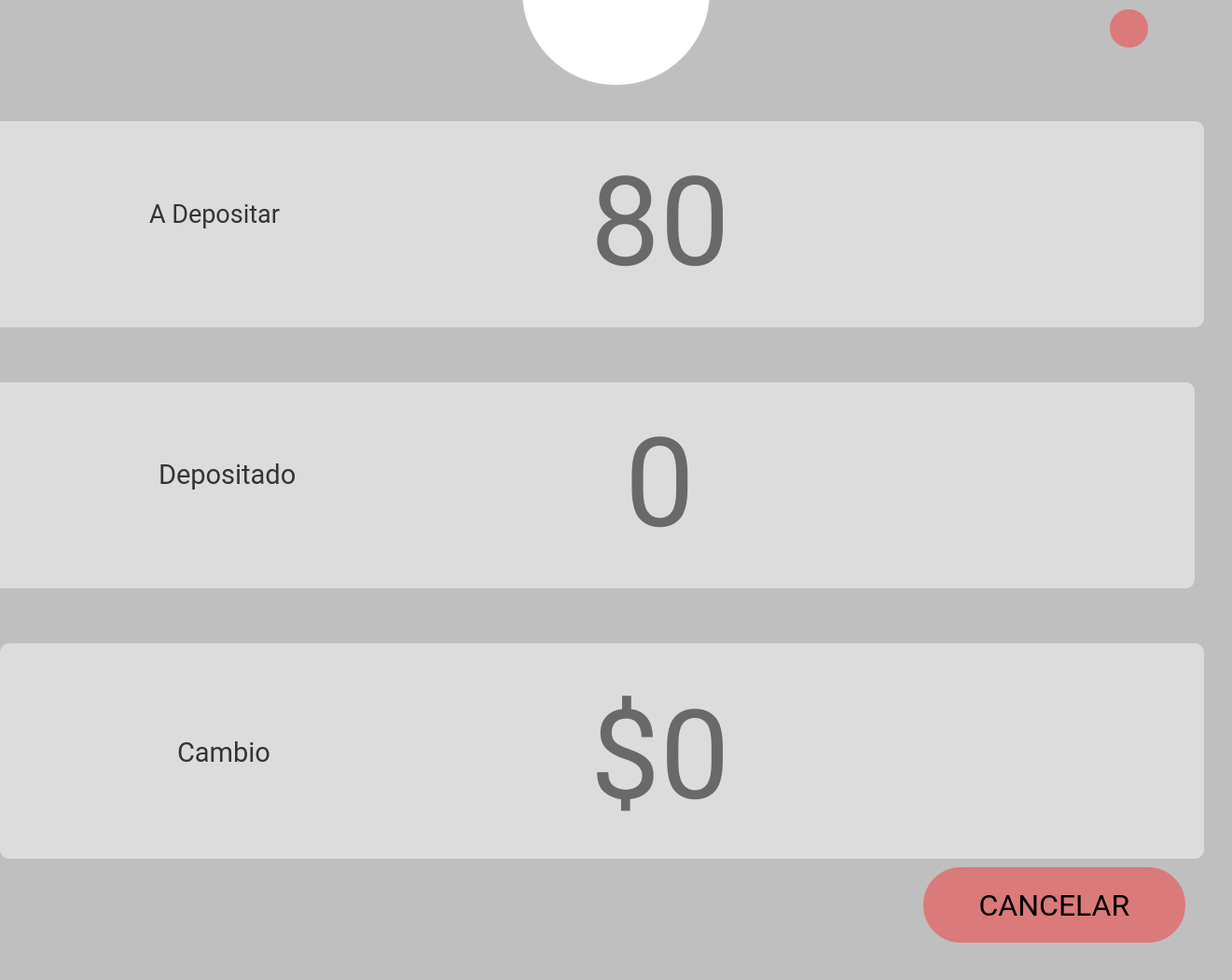
    <widget class="QGroupBox" name="groupBox_3">
     <property name="geometry">
      <rect>
       <x>370</x>
       <y>10</y>
       <width>1321</width>
       <height>1051</height>
      </rect>
     </property>
     <property name="styleSheet">
      <string notr="true">background-color:rgb(191, 191, 191)
;border-radius:10%;</string>
     </property>
     <property name="title">
      <string/>
     </property>
     <widget class="QGroupBox" name="gcobrar">
      <property name="geometry">
       <rect>
        <x>-10</x>
        <y>130</y>
        <width>1301</width>
        <height>221</height>
       </rect>
      </property>
      <property name="styleSheet">
       <string notr="true">background-color: rgb(128, 128, 128);
background-color:rgb(220, 220, 220);
border-radius:10%;</string>
      </property>
      <property name="title">
       <string/>
      </property>
      <widget class="QLabel" name="label_80">
       <property name="geometry">
        <rect>
         <x>-29</x>
         <y>-40</y>
         <width>251</width>
         <height>21</height>
        </rect>
       </property>
       <property name="font">
        <font>
         <family>Sans Serif</family>
         <pointsize>16</pointsize>
         <weight>75</weight>
         <italic>false</italic>
         <bold>true</bold>
        </font>
       </property>
       <property name="styleSheet">
        <string notr="true">background-color:transparent;
color:rgb(101, 179, 0)</string>
       </property>
       <property name="text">
        <string/>
       </property>
      </widget>
      <widget class="QWidget" name="layoutWidget_12">
       <property name="geometry">
        <rect>
         <x>410</x>
         <y>20</y>
         <width>541</width>
         <height>177</height>
        </rect>
       </property>
       <layout class="QGridLayout" name="gridLayout_10">
        <item row="0" column="7">
         <widget class="QLabel" name="label_10">
          <property name="text">
           <string/>
          </property>
         </widget>
        </item>
        <item row="0" column="1">
         <spacer name="horizontalSpacer_19">
          <property name="orientation">
           <enum>Qt::Horizontal</enum>
          </property>
          <property name="sizeHint" stdset="0">
           <size>
            <width>40</width>
            <height>20</height>
           </size>
          </property>
         </spacer>
        </item>
        <item row="0" column="5">
         <spacer name="horizontalSpacer_20">
          <property name="orientation">
           <enum>Qt::Horizontal</enum>
          </property>
          <property name="sizeHint" stdset="0">
           <size>
            <width>40</width>
            <height>20</height>
           </size>
          </property>
         </spacer>
        </item>
        <item row="0" column="3" colspan="2">
         <widget class="QLabel" name="lcobrar">
          <property name="sizePolicy">
           <sizepolicy hsizetype="MinimumExpanding" vsizetype="Preferred">
            <horstretch>0</horstretch>
            <verstretch>0</verstretch>
           </sizepolicy>
          </property>
          <property name="maximumSize">
           <size>
            <width>620</width>
            <height>16777212</height>
           </size>
          </property>
          <property name="font">
           <font>
            <family>Roboto</family>
            <pointsize>100</pointsize>
            <weight>50</weight>
            <italic>false</italic>
            <bold>false</bold>
           </font>
          </property>
          <property name="styleSheet">
           <string notr="true">background-color:rgb(220, 220,220);
color:rgb(105,105,105);
border-radius:40%</string>
          </property>
          <property name="lineWidth">
           <number>3</number>
          </property>
          <property name="text">
           <string>80</string>
          </property>
         </widget>
        </item>
        <item row="0" column="2">
         <widget class="QPushButton" name="bconfirmar_3">
          <property name="font">
           <font>
            <family>Roboto</family>
            <pointsize>24</pointsize>
            <weight>50</weight>
            <italic>false</italic>
            <bold>false</bold>
            <underline>false</underline>
           </font>
          </property>
          <property name="styleSheet">
           <string notr="true">background-color:transparent;
color:rgb(0, 0, 0);
border-radius:40%</string>
          </property>
          <property name="text">
           <string/>
          </property>
          <property name="icon">
           <iconset>
            <normaloff>iconos/dol.png</normaloff>iconos/dol.png</iconset>
          </property>
          <property name="iconSize">
           <size>
            <width>50</width>
            <height>50</height>
           </size>
          </property>
         </widget>
        </item>
       </layout>
      </widget>
      <widget class="QLabel" name="he_4">
       <property name="geometry">
        <rect>
         <x>170</x>
         <y>60</y>
         <width>241</width>
         <height>78</height>
        </rect>
       </property>
       <property name="font">
        <font>
         <family>Roboto</family>
         <pointsize>20</pointsize>
         <weight>50</weight>
         <italic>false</italic>
         <bold>false</bold>
        </font>
       </property>
       <property name="styleSheet">
        <string notr="true">background-color:transparent;
color:rgb(52, 52, 52)
</string>
       </property>
       <property name="text">
        <string>A Depositar</string>
       </property>
      </widget>
     </widget>
     <widget class="QGroupBox" name="gdepositar">
      <property name="geometry">
       <rect>
        <x>-20</x>
        <y>410</y>
        <width>1301</width>
        <height>221</height>
       </rect>
      </property>
      <property name="styleSheet">
       <string notr="true">background-color: rgb(128, 128, 128);
background-color:rgb(220, 220, 220);
border-radius:10%;</string>
      </property>
      <property name="title">
       <string/>
      </property>
      <widget class="QLabel" name="label_82">
       <property name="geometry">
        <rect>
         <x>-29</x>
         <y>-40</y>
         <width>251</width>
         <height>21</height>
        </rect>
       </property>
       <property name="font">
        <font>
         <family>Sans Serif</family>
         <pointsize>16</pointsize>
         <weight>75</weight>
         <italic>false</italic>
         <bold>true</bold>
        </font>
       </property>
       <property name="styleSheet">
        <string notr="true">background-color:transparent;
color:rgb(101, 179, 0)</string>
       </property>
       <property name="text">
        <string/>
       </property>
      </widget>
      <widget class="QWidget" name="layoutWidget_13">
       <property name="geometry">
        <rect>
         <x>420</x>
         <y>20</y>
         <width>541</width>
         <height>177</height>
        </rect>
       </property>
       <layout class="QGridLayout" name="gridLayout_14">
        <item row="0" column="5">
         <spacer name="horizontalSpacer_32">
          <property name="orientation">
           <enum>Qt::Horizontal</enum>
          </property>
          <property name="sizeHint" stdset="0">
           <size>
            <width>40</width>
            <height>20</height>
           </size>
          </property>
         </spacer>
        </item>
        <item row="0" column="0">
         <spacer name="horizontalSpacer_31">
          <property name="orientation">
           <enum>Qt::Horizontal</enum>
          </property>
          <property name="sizeHint" stdset="0">
           <size>
            <width>40</width>
            <height>20</height>
           </size>
          </property>
         </spacer>
        </item>
        <item row="0" column="6">
         <widget class="QLabel" name="label_11">
          <property name="text">
           <string/>
          </property>
         </widget>
        </item>
        <item row="0" column="2" colspan="3">
         <widget class="QLabel" name="ldepositar">
          <property name="sizePolicy">
           <sizepolicy hsizetype="MinimumExpanding" vsizetype="Preferred">
            <horstretch>0</horstretch>
            <verstretch>0</verstretch>
           </sizepolicy>
          </property>
          <property name="maximumSize">
           <size>
            <width>620</width>
            <height>16777212</height>
           </size>
          </property>
          <property name="font">
           <font>
            <family>Roboto</family>
            <pointsize>100</pointsize>
            <weight>50</weight>
            <italic>false</italic>
            <bold>false</bold>
           </font>
          </property>
          <property name="styleSheet">
           <string notr="true">background-color:rgb(220, 220,220);
color:rgb(105,105,105);
border-radius:40%</string>
          </property>
          <property name="lineWidth">
           <number>3</number>
          </property>
          <property name="text">
           <string>0</string>
          </property>
         </widget>
        </item>
        <item row="0" column="1">
         <widget class="QPushButton" name="bconfirmar_4">
          <property name="font">
           <font>
            <family>Roboto</family>
            <pointsize>24</pointsize>
            <weight>50</weight>
            <italic>false</italic>
            <bold>false</bold>
            <underline>false</underline>
           </font>
          </property>
          <property name="styleSheet">
           <string notr="true">background-color:transparent;
color:rgb(0, 0, 0);
border-radius:40%</string>
          </property>
          <property name="text">
           <string/>
          </property>
          <property name="icon">
           <iconset>
            <normaloff>iconos/dol.png</normaloff>iconos/dol.png</iconset>
          </property>
          <property name="iconSize">
           <size>
            <width>50</width>
            <height>50</height>
           </size>
          </property>
         </widget>
        </item>
       </layout>
      </widget>
      <widget class="QLabel" name="he_6">
       <property name="geometry">
        <rect>
         <x>190</x>
         <y>80</y>
         <width>147</width>
         <height>38</height>
        </rect>
       </property>
       <property name="font">
        <font>
         <family>Roboto</family>
         <pointsize>22</pointsize>
         <weight>50</weight>
         <italic>false</italic>
         <bold>false</bold>
        </font>
       </property>
       <property name="styleSheet">
        <string notr="true">background-color:transparent;
color:rgb(52, 52, 52)
</string>
       </property>
       <property name="text">
        <string>Depositado</string>
       </property>
      </widget>
     </widget>
     <widget class="QLabel" name="label_154">
      <property name="geometry">
       <rect>
        <x>560</x>
        <y>-120</y>
        <width>201</width>
        <height>211</height>
       </rect>
      </property>
      <property name="font">
       <font>
        <family>Sans Serif</family>
        <pointsize>8</pointsize>
        <weight>75</weight>
        <bold>true</bold>
       </font>
      </property>
      <property name="styleSheet">
       <string notr="true">background-color: rgb(255, 255, 255);
border-radius:100%;</string>
      </property>
      <property name="lineWidth">
       <number>3</number>
      </property>
      <property name="text">
       <string/>
      </property>
      <property name="textFormat">
       <enum>Qt::PlainText</enum>
      </property>
      <property name="scaledContents">
       <bool>true</bool>
      </property>
     </widget>
     <widget class="QLabel" name="label_95">
      <property name="geometry">
       <rect>
        <x>610</x>
        <y>0</y>
        <width>101</width>
        <height>71</height>
       </rect>
      </property>
      <property name="font">
       <font>
        <family>Sans Serif</family>
        <pointsize>8</pointsize>
        <weight>75</weight>
        <bold>true</bold>
       </font>
      </property>
      <property name="styleSheet">
       <string notr="true">background-color:transparent;
color:white</string>
      </property>
      <property name="frameShape">
       <enum>QFrame::NoFrame</enum>
      </property>
      <property name="frameShadow">
       <enum>QFrame::Sunken</enum>
      </property>
      <property name="lineWidth">
       <number>3</number>
      </property>
      <property name="text">
       <string/>
      </property>
      <property name="textFormat">
       <enum>Qt::PlainText</enum>
      </property>
      <property name="pixmap">
       <pixmap>iconos/logoPTIP.jpg</pixmap>
      </property>
      <property name="scaledContents">
       <bool>true</bool>
      </property>
     </widget>
     <widget class="QPushButton" name="bayudaCliente">
      <property name="geometry">
       <rect>
        <x>1190</x>
        <y>10</y>
        <width>41</width>
        <height>41</height>
       </rect>
      </property>
      <property name="font">
       <font>
        <family>Roboto</family>
        <pointsize>24</pointsize>
        <weight>50</weight>
        <italic>false</italic>
        <bold>false</bold>
        <underline>false</underline>
       </font>
      </property>
      <property name="toolTip">
       <string>Ayuda</string>
      </property>
      <property name="toolTipDuration">
       <number>3</number>
      </property>
      <property name="whatsThis">
       <string extracomment="help"/>
      </property>
      <property name="styleSheet">
       <string notr="true">background-color:rgb(219, 122, 122);
color:rgb(0, 0, 0);
border-radius:20%</string>
      </property>
      <property name="text">
       <string/>
      </property>
      <property name="icon">
       <iconset>
        <normaloff>iconos/help-round-button.png</normaloff>iconos/help-round-button.png</iconset>
      </property>
      <property name="iconSize">
       <size>
        <width>40</width>
        <height>40</height>
       </size>
      </property>
     </widget>
     <widget class="QPushButton" name="bcancelarPago">
      <property name="geometry">
       <rect>
        <x>990</x>
        <y>930</y>
        <width>281</width>
        <height>81</height>
       </rect>
      </property>
      <property name="font">
       <font>
        <family>Roboto</family>
        <pointsize>24</pointsize>
        <weight>50</weight>
        <italic>false</italic>
        <bold>false</bold>
        <underline>false</underline>
       </font>
      </property>
      <property name="styleSheet">
       <string notr="true">background-color:rgb(219, 122, 122);
color:rgb(0, 0, 0);
border-radius:40%</string>
      </property>
      <property name="text">
       <string>CANCELAR</string>
      </property>
      <property name="icon">
       <iconset>
        <normaloff>iconos/cancel.png</normaloff>iconos/cancel.png</iconset>
      </property>
      <property name="iconSize">
       <size>
        <width>40</width>
        <height>40</height>
       </size>
      </property>
     </widget>
     <widget class="QGroupBox" name="gcambio">
      <property name="geometry">
       <rect>
        <x>0</x>
        <y>690</y>
        <width>1291</width>
        <height>231</height>
       </rect>
      </property>
      <property name="styleSheet">
       <string notr="true">background-color: rgb(128, 128, 128);
background-color:rgb(220, 220, 220);
border-radius:10%;</string>
      </property>
      <property name="title">
       <string/>
      </property>
      <widget class="QLabel" name="label_96">
       <property name="geometry">
        <rect>
         <x>-29</x>
         <y>-40</y>
         <width>251</width>
         <height>21</height>
        </rect>
       </property>
       <property name="font">
        <font>
         <family>Sans Serif</family>
         <pointsize>16</pointsize>
         <weight>75</weight>
         <italic>false</italic>
         <bold>true</bold>
        </font>
       </property>
       <property name="styleSheet">
        <string notr="true">background-color:transparent;
color:rgb(101, 179, 0)</string>
       </property>
       <property name="text">
        <string/>
       </property>
      </widget>
      <widget class="QWidget" name="layoutWidget_14">
       <property name="geometry">
        <rect>
         <x>400</x>
         <y>30</y>
         <width>541</width>
         <height>181</height>
        </rect>
       </property>
       <layout class="QGridLayout" name="gridLayout_15">
        <item row="0" column="4">
         <spacer name="horizontalSpacer_40">
          <property name="orientation">
           <enum>Qt::Horizontal</enum>
          </property>
          <property name="sizeHint" stdset="0">
           <size>
            <width>40</width>
            <height>20</height>
           </size>
          </property>
         </spacer>
        </item>
        <item row="0" column="0">
         <spacer name="horizontalSpacer_39">
          <property name="orientation">
           <enum>Qt::Horizontal</enum>
          </property>
          <property name="sizeHint" stdset="0">
           <size>
            <width>40</width>
            <height>20</height>
           </size>
          </property>
         </spacer>
        </item>
        <item row="0" column="5">
         <widget class="QLabel" name="label_13">
          <property name="text">
           <string/>
          </property>
         </widget>
        </item>
        <item row="0" column="2" colspan="2">
         <widget class="QLabel" name="lcambio">
          <property name="sizePolicy">
           <sizepolicy hsizetype="MinimumExpanding" vsizetype="Preferred">
            <horstretch>0</horstretch>
            <verstretch>0</verstretch>
           </sizepolicy>
          </property>
          <property name="maximumSize">
           <size>
            <width>620</width>
            <height>16777212</height>
           </size>
          </property>
          <property name="font">
           <font>
            <family>Roboto</family>
            <pointsize>100</pointsize>
            <weight>50</weight>
            <italic>false</italic>
            <bold>false</bold>
           </font>
          </property>
          <property name="styleSheet">
           <string notr="true">background-color:rgb(220, 220,220);
color:rgb(105,105,105);
border-radius:40%</string>
          </property>
          <property name="lineWidth">
           <number>3</number>
          </property>
          <property name="text">
           <string>$0</string>
          </property>
         </widget>
        </item>
        <item row="0" column="1">
         <widget class="QPushButton" name="bconfirmar_5">
          <property name="font">
           <font>
            <family>Roboto</family>
            <pointsize>24</pointsize>
            <weight>50</weight>
            <italic>false</italic>
            <bold>false</bold>
            <underline>false</underline>
           </font>
          </property>
          <property name="styleSheet">
           <string notr="true">background-color:transparent;
color:rgb(0, 0, 0);
border-radius:40%</string>
          </property>
          <property name="text">
           <string/>
          </property>
          <property name="icon">
           <iconset>
            <normaloff>iconos/dol.png</normaloff>iconos/dol.png</iconset>
          </property>
          <property name="iconSize">
           <size>
            <width>50</width>
            <height>50</height>
           </size>
          </property>
         </widget>
        </item>
       </layout>
      </widget>
      <widget class="QLabel" name="aviso1">
       <property name="geometry">
        <rect>
         <x>960</x>
         <y>100</y>
         <width>321</width>
         <height>41</height>
        </rect>
       </property>
       <property name="font">
        <font>
         <family>Roboto Condensed</family>
         <pointsize>18</pointsize>
         <weight>50</weight>
         <italic>false</italic>
         <bold>false</bold>
        </font>
       </property>
       <property name="styleSheet">
        <string notr="true">background-color:transparent;
color:white</string>
       </property>
       <property name="text">
        <string/>
       </property>
      </widget>
      <widget class="QLabel" name="he_8">
       <property name="geometry">
        <rect>
         <x>190</x>
         <y>70</y>
         <width>99</width>
         <height>94</height>
        </rect>
       </property>
       <property name="font">
        <font>
         <family>Roboto</family>
         <pointsize>22</pointsize>
         <weight>50</weight>
         <italic>false</italic>
         <bold>false</bold>
        </font>
       </property>
       <property name="styleSheet">
        <string notr="true">background-color:transparent;
color:rgb(52, 52, 52)
</string>
       </property>
       <property name="text">
        <string>Cambio</string>
       </property>
      </widget>
     </widget>
     <widget class="QLabel" name="aviso2">
      <property name="geometry">
       <rect>
        <x>480</x>
        <y>940</y>
        <width>351</width>
        <height>71</height>
       </rect>
      </property>
      <property name="font">
       <font>
        <pointsize>16</pointsize>
       </font>
      </property>
      <property name="styleSheet">
       <string notr="true">background-color:transparent;
color:rgb(219, 122, 122);
</string>
      </property>
      <property name="text">
       <string/>
      </property>
     </widget>
    </widget>
